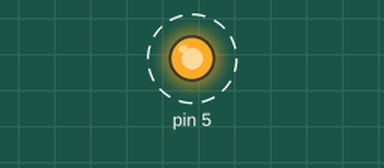
Recording of a sketch running on a simulated Arduino Uno, built with avr-gcc and run on an emulated ATmega328P. Shown: output pins drawn as LEDs (lit = HIGH). Dashed ring = blinking.

Above: at 0.5 s.
Timing chart, 0 to 3.0 s (numbered marks = the images above):
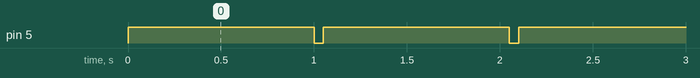

The sketch:

sketch_feb25b.ino
```cpp
/*
 * Project: Hello World - IoT Style
 * Description: Second Program
 * Author: Marlene Trujillo
 * Date: 25-feb-2020
 * /

 //connect anode of LED to pin 5
 //Connect cathode of LED to GND with 680 ohm resistor
 */void setup() {
  // put your setup code here, to run once:
pinMode(5, OUTPUT);
}

void loop() {
  // put your main code here, to run repeatedly:
digitalWrite(5, HIGH);
delay(1000);
digitalWrite(5, LOW);
delay(50);
}
```

Measured:
- by itself, pin 5: alternates HIGH for 1.0 s and LOW for 0.05 s
